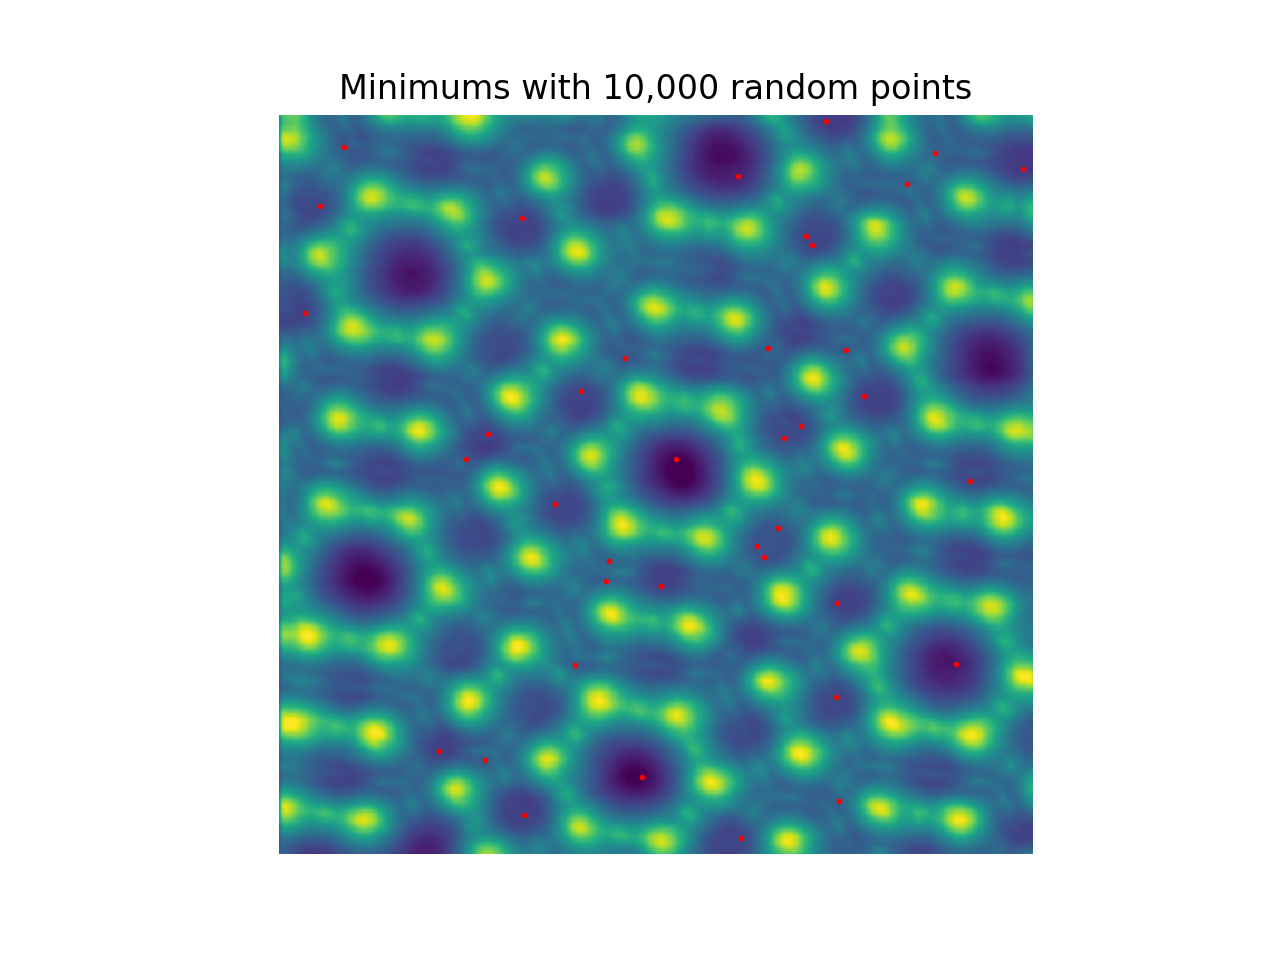

Python code for this plot:
import numpy as np
import random as ran
import matplotlib.pyplot as plt

# Returns True if (x, y) is within bounds
def inBounds(x, y):
    if x > height-1 or x < 0 or y > width-1 or y < 0:
        return False
    return True

# Returns True if (x, y) is a local max
def localMin(x, y):
    for i in values:
        if stms[x, y] > values[i]:
            return False
    return True

# Return a dict. of (x, y) containing surrounding points
def adjacentCoors(x, y):
    s = {
        0: (x, y + 1),
        1: (x, y - 1),
        2: (x + 1, y),
        3: (x - 1, y),
        4: (x + 1, y + 1),
        5: (x + 1, y - 1),
        6: (x - 1, y + 1),
        7: (x - 1, y - 1)
    }
    rmKeys = []
    for key in s:
        xx, yy = s[key]
        if not inBounds(xx, yy):
            rmKeys.append(key)
    for key in rmKeys:
        if key in s:
            del s[key]
    return s

# Returns a dict. of floats containing surrounding alt. values
def adjacentValues(x, y):
    s = adjacentCoors(x, y)
    for key in s:
        s[key] = stms[s[key]]
    return s

# Returns (x, y) of the step to take
# (A greedy algorithm to find the next step to take)
def minStep(x, y):
    step = min(values, key=values.get)
    return adjacentCoors(x, y)[step]

stms = np.loadtxt('stm.txt')
width, height = len(stms[0]), len(stms)
X, Y = [], []
N = 10 * 4
for i in range(N):
    x, y = ran.randint(0, height-1), ran.randint(0, width-1)
    values = adjacentValues(x, y)

    while not localMin(x, y):
        x, y = minStep(x, y)
        values = adjacentValues(x, y)

    X.append(x)
    Y.append(y)

plt.imshow(stms)
plt.scatter(Y, X, c='r', s=1)
plt.axis('off')
plt.title('Minimums with 10,000 random points')
plt.show()
